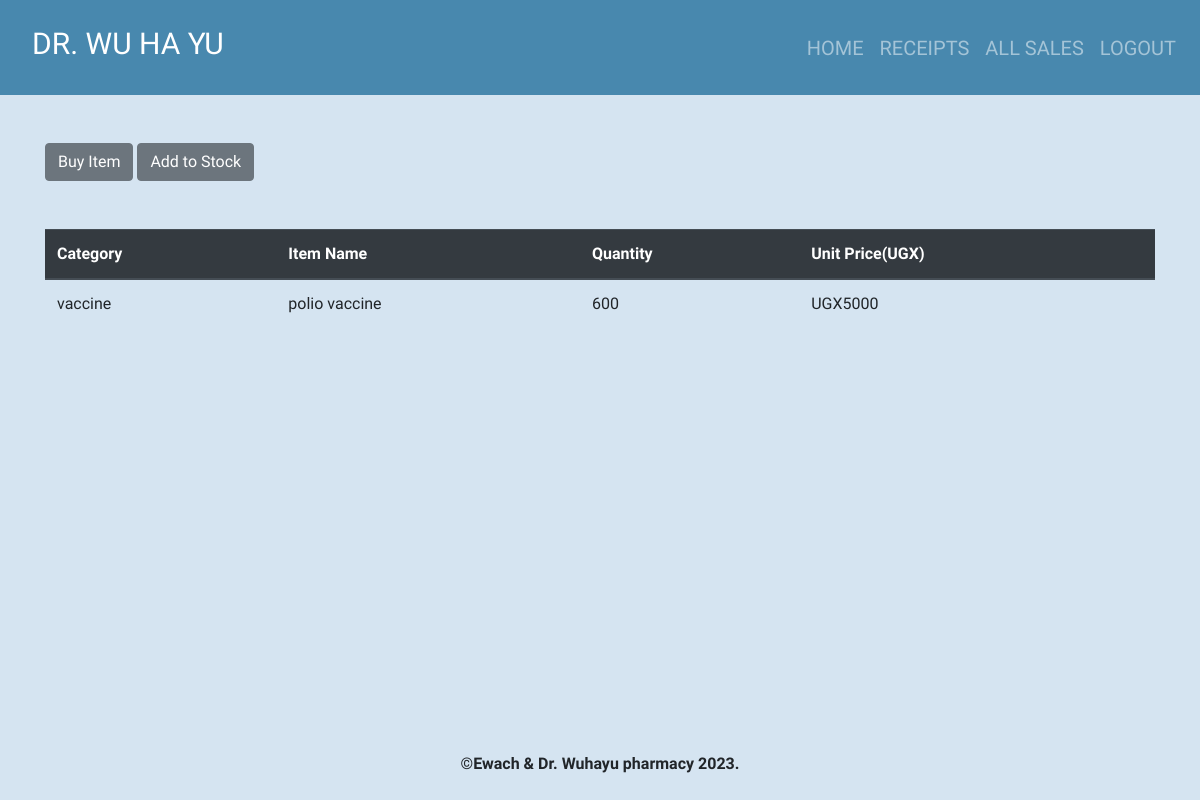
The app's page /home/3 (signed in), older data.
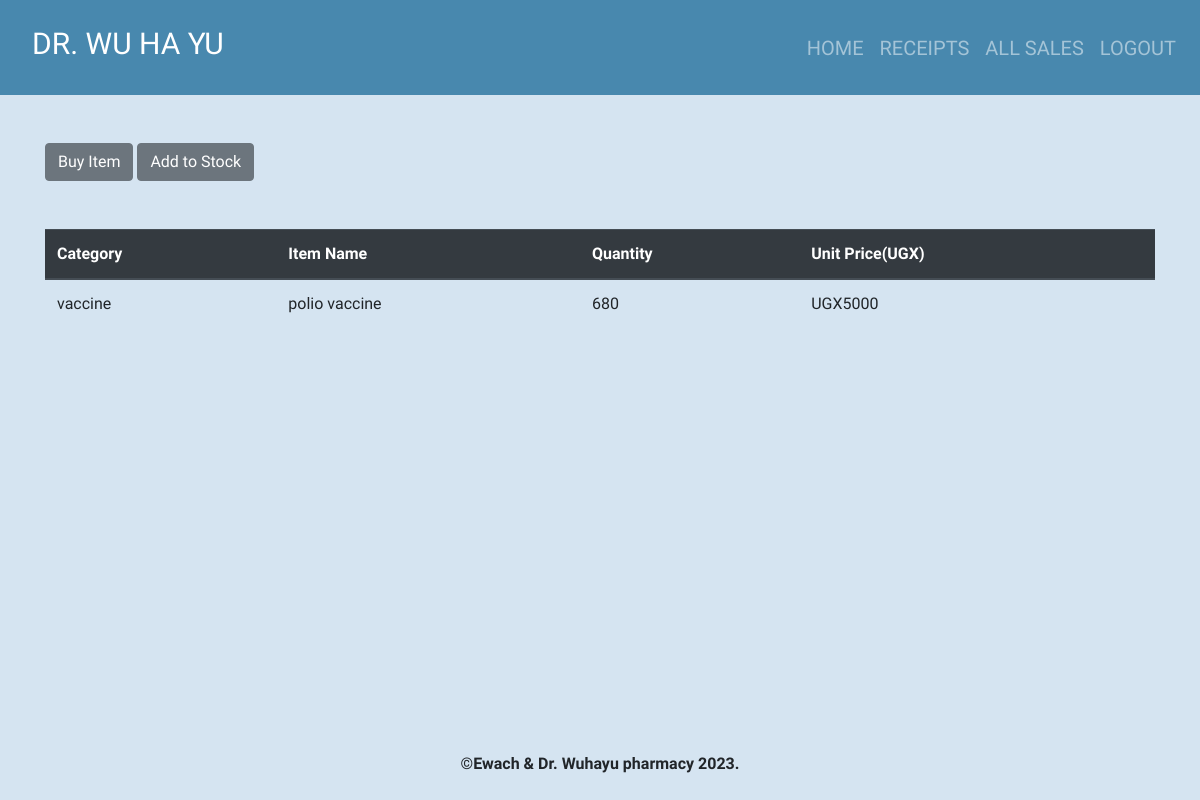
The same page, newer data.
### pharmacy/models.py (models this page shows, shortened)
class Product(models.Model):
    categoryName= models.ForeignKey(Stock_Category,on_delete=models.CASCADE,null=True, blank= True)
    itemName=models.CharField(max_length=50, null=True, blank=True)
    totalQuantity= models.IntegerField(default=0, null=True, blank=True)
    issuedQuantity=models.IntegerField(default=0, null=True, blank=True)
    receivedQuantity=models.IntegerField(default=0, null=True, blank=True)
    unitPrice= models.IntegerField(default=0, null=True, blank=True)
    manufacturer= models.CharField(max_length=50, null=True, blank=True)
    brand= models.CharField(max_length=50, null=True, blank=True)

class Stock_Category(models.Model):
    name = models.CharField(max_length=50, null=True, blank=True)
    def __str__(self) :
        return self.name

### pharmacy/views.py (the view)
# urls.py: path('home/<int:product_id>', views.product_detail, name='product_detail'),
@login_required
def product_detail(request, product_id):
    product = Product.objects.get(id = product_id)
    return render(request, 'products/product_detail.html', {'product': product})

### templates/products/product_detail.html
{% extends 'products/base.html'%} {% block content%}
<br></br>
<div class = "container">
    <a href="{% url 'issue_item' product.id %}" ><input type="submit" value="Buy Item" class="btn btn-secondary" btn type="button"/></a>
    <a href="{% url 'add_to_stock' product.id %}" ><input type= "submit" value="Add to Stock" class="btn btn-secondary btn" type="button"/></a>
</div>
<br></br>
<div class = "container">
  <table class="table">
    <thead class="thead-dark">
      <tr>
        <th scope="col">Category</th>
        <th scope="col">Item Name</th>
        <th scope="col">Quantity</th>
        <th scope="col">Unit Price(UGX)</th>
      </tr>
    </thead>
    <tbody>
      <tr>
        <td>{{product.categoryName}}</td>
        <td>{{product.itemName}}</td>
        <td>{{product.totalQuantity}}</td>
        <td>UGX{{product.unitPrice}}</td>
      </tr>
    </tbody>
  </table>
</div>
{% endblock%}

Row changes from the older to the newer data that the page shows:
changed Product "polio vaccine": totalQuantity "600" → "680"
